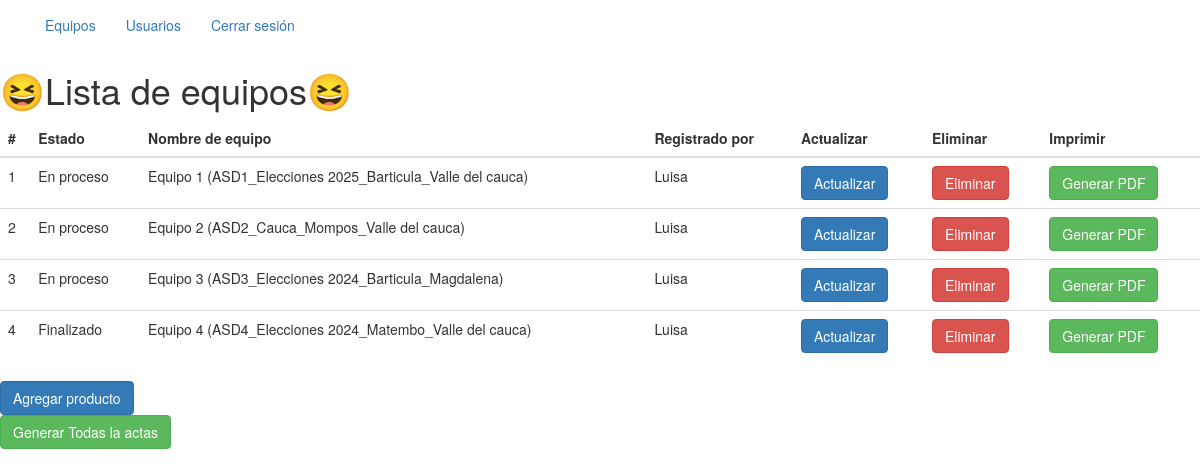
/equipos/lista-equipos (signed in), run on the app's committed database.
### app/models.py (models this page shows, shortened)
class Equipo(db.Model):
    __tablename__ = "equipo"
    asd_id = db.Column(db.Integer, primary_key=True)
    nombre = db.Column(db.String(100), nullable=False)
    estado = db.Column(db.Enum(EstadoEnum), default=EstadoEnum.REGISTRADO)
    comision = db.Column(db.String(100), nullable=True)
    municipio = db.Column(db.String(100), nullable=True)
    departamento = db.Column(db.String(100), nullable=True)
    equipo_marca = db.Column(db.String(100), nullable=True)
    equipo_modelo = db.Column(db.String(100), nullable=True)
    equipo_serial = db.Column(db.String(100), nullable=True)
    dd_marca = db.Column(db.String(100), nullable=True)
    dd_modelo = db.Column(db.String(100), nullable=True)
    dd_serial = db.Column(db.String(100), nullable=True)
    sha_1 = db.Column(db.String(100), nullable=True)
    md_5 = db.Column(db.String(100), nullable=True)
    observacion = db.Column(db.Text,nullable=True)
    fecha_hora_fin = db.Column(db.DateTime, nullable=True)
    imagenes = db.Column(MutableList.as_mutable(JSON))
    created_at = db.Column(db.DateTime, default=datetime.utcnow, nullable=False)
    updated_at = db.Column(db.DateTime, default=datetime.utcnow, onupdate=datetime.utcnow, nullable=False)
    usuario_id = db.Column(db.Integer, db.ForeignKey('usuario.id', name='fk_usuario_id'), nullable=False)
    usuario = db.relationship('Usuario', backref=db.backref('equipo', lazy=True))

class Usuario(UserMixin, db.Model):
    __tablename__ = "usuario"
    id = db.Column(db.Integer, primary_key=True)
    userName = db.Column(db.String(100), unique=True, nullable=False)
    email = db.Column(db.String(120), unique=True, nullable=False)
    rol = db.Column(db.Enum(Rol), default=Rol.AGENTE)
    password = db.Column(db.String(128), nullable=False)
    estado = db.Column(db.Enum(Estado_usuario), default=Estado_usuario.ACTIVO)
    created_at = db.Column(db.DateTime, default=datetime.utcnow, nullable=False)
    updated_at = db.Column(db.DateTime, default=datetime.utcnow, onupdate=datetime.utcnow, nullable=False)

### app/equipos/routes.py (the view)
@equipos.route('/lista-equipos')
@acceso_requerido(roles=["Administrador"])
@login_required
def lista_equipos():
    try:
        equipos = Equipo.query.all()
        return render_template('lista_equipos.html', equipos=equipos)
    except Exception as e:
        flash(_("Error al listar equipos: {}").format(e))
        return redirect(url_for('equipos.lista_equipos'))

### app/auth/routes.py (called while the page is built)
def acceso_requerido(roles=None):
    if roles is None:
        roles = []
    def decorador(f):
        @wraps(f)
        def decorated_function(*args, **kwargs):
            if current_user.is_authenticated is False:
                flash("Debes iniciar sesión para acceder a esta página")
                return redirect('/auth/login')
            if roles and current_user.rol.value not in roles:
                flash("No tienes permisos para acceder a esta página")
                return redirect('/auth/login')
            return f(*args, **kwargs)
        return decorated_function
    return decorador

### app/models.py (called while the page is built)
@login.user_loader
def user_loader(id):
    return Usuario.query.get(id)

### app/equipos/templates/lista_equipos.html (shortened to what this page needs)
{% extends "base.html" %} {% block content %}
<nav class="nav nav-inverse">
  <div class="container">
    <ul class="nav navbar-nav">
      <li><a href="/equipos/lista-equipos">Equipos</a></li>
      <li><a href="/usuarios/lista-usuarios">Usuarios</a></li>
      {% if current_user.is_authenticated %}
      <li>
        <a href="/auth/logout">Cerrar sesión</a>
      </li>
      {% else %}
      <li>
        <a href="/auth/logout">Cerrar sesión</a>
      </li>
      {% endif %}
    </ul>
  </div>
</nav>
<h1>😆Lista de equipos😆</h1>
<table class="table table-hover">
  <thead>
    <tr>
      <th>#</th>
      <th>Estado</th>
      <th>Nombre de equipo</th>
      <th>Registrado por</th>
      <th>Actualizar</th>
      <th>Eliminar</th>
      <th>Imprimir</th>
    </tr>
  </thead>
  <tbody>
    {% for equipo in equipos %}
    <tr>
      <td>{{equipo.asd_id}}</td>
      <td>{{equipo.estado.value}}</td>
      <td>{{equipo.nombre}}</td>
      <td>{{equipo.usuario.userName}}</td>
      <td>
        <a href="/equipos/editar-equipo/{{equipo.asd_id}}" class="btn btn-primary">Actualizar</a>
      </td>
      <td>
        <a href="/equipos/eleminar-equipo/{{equipo.asd_id}}" class="btn btn-danger">Eliminar</a>
      </td>
      <td>
        <a
          href="{{ url_for('pdf.crear_pdf', equipo_id=equipo.asd_id) }}"
          class="btn btn-success"
          >Generar PDF</a
        >
      </td>
    </tr>
    {% endfor%}
  </tbody>
</table>
<div class="d-grid gap-2 col-6 mx-auto">
  <a href="/equipos/crear-equipo" class="btn btn-primary">Agregar producto</a>
  <form action="{{ url_for('pdf.generar_todos_pdfs') }}" method="POST">
    <button type="submit" class="btn btn-success">
      Generar Todas la actas
    </button>
  </form>
</div>
{% endblock%}

### app/templates/base.html (shortened to what this page needs)
{% extends 'bootstrap/base.html' %}
{% block head %}
    {{ super() }}
{% endblock %}
{% block body %}
       {% block content %}
       {% endblock %}
{% endblock %}

### data on the page
Equipo: asd_id "1", estado.value "En proceso", nombre "Equipo 1 (ASD1_Elecciones 2025_Barticula_Valle del cauca)", usuario.userName "Luisa"
Equipo: asd_id "2", estado.value "En proceso", nombre "Equipo 2 (ASD2_Cauca_Mompos_Valle del cauca)", usuario.userName "Luisa"
Equipo: asd_id "3", estado.value "En proceso", nombre "Equipo 3 (ASD3_Elecciones 2024_Barticula_Magdalena)", usuario.userName "Luisa"
Equipo: asd_id "4", estado.value "Finalizado", nombre "Equipo 4 (ASD4_Elecciones 2024_Matembo_Valle del cauca)", usuario.userName "Luisa"
